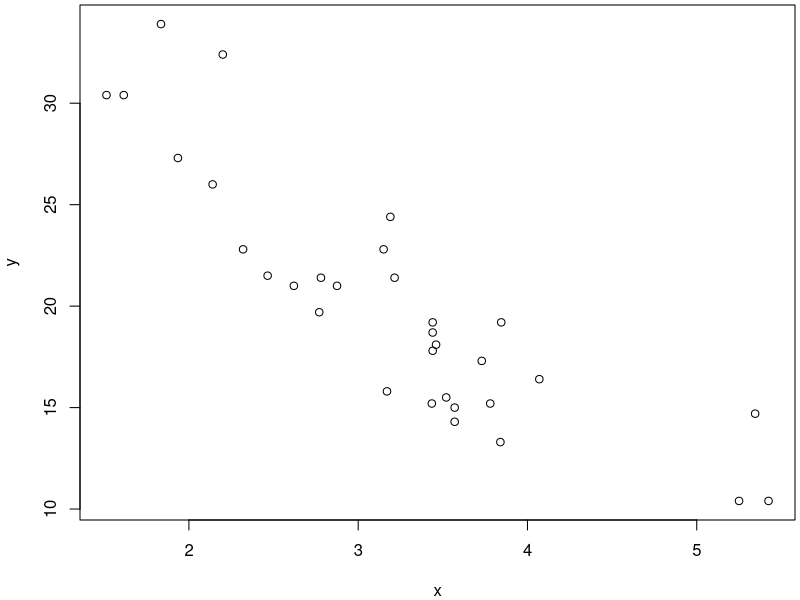
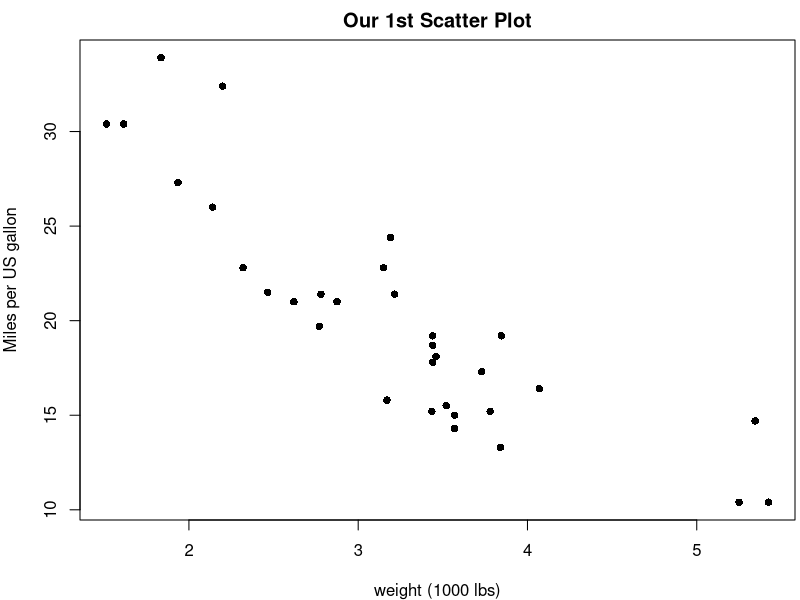

Generate these figures, in order, with R:
par(mar=c(4,4,0.25,0.25))
x <- mtcars$wt
y <- mtcars$mpg
plot(x,y)

par(mar=c(4,4,2,0.25))
x <- mtcars$wt
y <- mtcars$mpg
plot(x,y,
     pch=16,
     xlab='weight (1000 lbs)',
     ylab='Miles per US gallon',main='Our 1st Scatter Plot')
install.packages("devtools")
